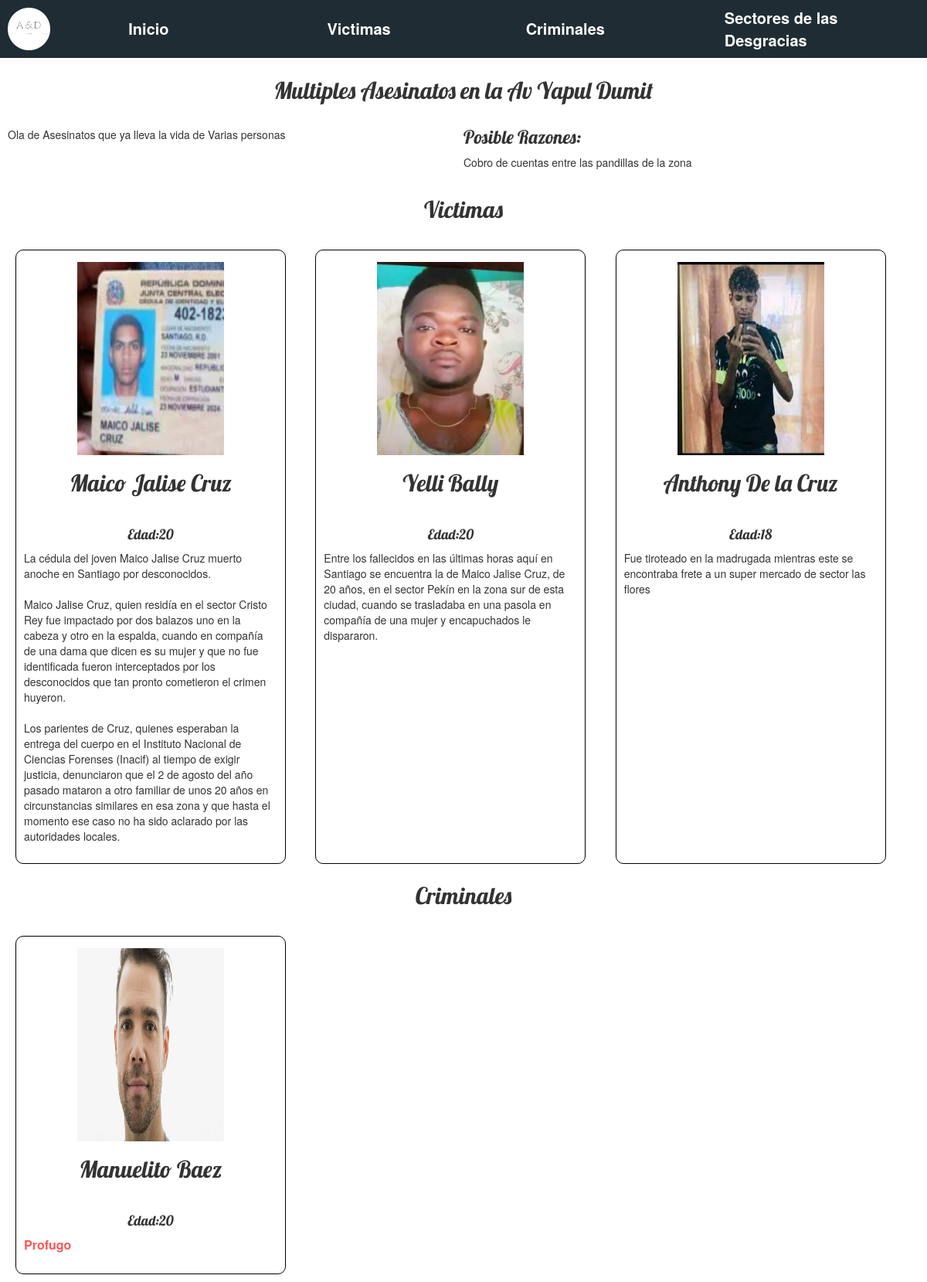
/Crimen/1/, run on the app's committed database.
### informes/models.py (models this page shows, shortened)
class crime(models.Model):
		class CrimeType(models.TextChoices):
			MURDERED = 'Asesinato', _('Asesinato')
			STOLE = 'Robo', _('Robo')
		id = models.AutoField(primary_key=True)
		title = models.CharField(max_length=200)
		crime_type = models.CharField(
        max_length = 10,
				choices = CrimeType.choices,
				default = CrimeType.MURDERED,
		)
		text = models.TextField()
		event_date = models.DateTimeField(default=timezone.now)
		reasons = models.TextField(blank=True)
		sector = models.ForeignKey(sector, on_delete=models.CASCADE)

class victim(models.Model):
		id_crimes = models.ForeignKey(crime, on_delete=models.CASCADE)
		victim = models.AutoField(primary_key=True)
		name = models.CharField(max_length=40)
		year = models.IntegerField()
		detail= models.TextField(blank=True)
		img = models.ImageField(blank=True, upload_to='images/')

class offender(models.Model):
		crimes= models.ForeignKey(crime, on_delete=models.CASCADE)
		offender = models.AutoField(primary_key=True)
		name = models.CharField(max_length=40)
		year = models.IntegerField()
		detail= models.TextField(blank=True)
		img = models.ImageField(blank=True, upload_to='images/')

### informes/views.py (the view)
# urls.py: path('Crimen/<int:pk>/', views.victims_Crimen, name='Crimen'),
def victims_Crimen(request, pk):
		Crimen = crime.objects.filter(id=pk).order_by('-event_date')
		Victima = victim.objects.filter(id_crimes=pk).order_by('-victim')
		Criminales = offender.objects.filter(crimes=pk).order_by('-offender')
		return render(request, 'blog/crimen.html', {'Crimenes': Crimen, "victimas": Victima, "Criminales": Criminales })

### informes/templates/blog/crimen.html
{% extends 'blog/base2.html' %}
{% block content %}
    {% for Crimen in Crimenes %}
			<h2>{{ Crimen.title }}</h2>
			<div class="Crimen_Detail">
				<p>{{ Crimen.text|linebreaksbr }}</p>
				{% if Crimen.reasons %}
					<div class="Resons">
							<h3>Posible Razones:</h3>
							<p>{{ Crimen.reasons }}</p>
					</div>
				{% endif %}
			</div>
			{% if victimas %}
				<h2>Victimas</h2>
				<div class="List-Details">
					{% for victima in victimas %}
						<div class="Victimas">
								<div class="info_general">
										<img id="Imagen" src="/media/{{ victima.img }}" alt="Articulo">
										<h2>{{ victima.name}}</h2>
										{% if victima.year %}
												<h4>Edad:{{ victima.year}}</h4>
										{% endif %}
								</div>
								<p>{{ victima.detail |linebreaksbr }}</p>
						</div>
					{% endfor %}
				</div>
			{% endif %}
			{% if Criminales %}
				<h2>Criminales</h2>
				<div class="List-Details">
					{% for Criminal in Criminales %}
						<div class="Victimas">
								<div class="info_general">
										<img id="Imagen" src="/media/{{ Criminal.img }}" alt="Articulo">
										<h2>{{ Criminal.name}}</h2>
										{% if Criminal.year %}
												<h4>Edad:{{ Criminal.year}}</h4>
										{% endif %}
								</div>
								<p class="detail">{{ Criminal.detail |linebreaksbr }}</p>
						</div>
					{% endfor %}
				</div>
			{% endif %}
    {% endfor %}
{% endblock %}

### informes/templates/blog/base2.html (shortened to what this page needs)
{% load static %}
<html>
    <head>
        <link rel="stylesheet" href="//maxcdn.bootstrapcdn.com/bootstrap/3.2.0/css/bootstrap.min.css">
        <link rel="stylesheet" href="//maxcdn.bootstrapcdn.com/bootstrap/3.2.0/css/bootstrap-theme.min.css">
        <link rel="stylesheet" href="{% static 'css/blog.css' %}">
    </head>
    <body>
        <nav>
			<ul>
				<img  src="/static/img/2logo.png">
				<li><a href="/">Inicio</a>
                </li>
				<li><a href="/victimas">Victimas</a></li>
                <li><a href="/criminales">Criminales</a></li>
				<li><a href="/sectores">Sectores de las Desgracias</a></li>
			</ul>
		</nav>
        <div class="Details">
            {% block content %}
            {% endblock %}
        </div>
    </body>
</html>

### informes/static/css/blog.css (style rules this page uses)
body { margin: 0px; scroll-behavior: smooth; overflow-y: scroll !important; }
nav { position: sticky; background-color: #202c33; border: none; border-bottom: #fff 1px solid; z-index: 99; padding: 0 10px; width: 100vw; }
nav ul { display: grid; grid-template-columns: 0.6fr repeat(4,1fr); list-style-type: none; margin: 0px; height: 75px; padding: 0; gap: 5px; align-items: center; }
nav ul li { position: relative; }
nav ul img { height: 55px; object-fit: cover; margin-right:5px; }
nav ul a { font-size: 20px; font-weight: bold; color: #ffffff; text-decoration: none; }
.List-Details { display: grid; grid-template-columns: repeat(auto-fill,minmax(min(25vw,500px),1fr)); gap:5px; padding: 5px 10px; }
.Details { padding: 5px 10px; text-align: center; }
.Details h2 { margin-bottom: 30px; }
.Crimen_Detail { display: grid; grid-template-columns: repeat(auto-fill,minmax(min(48vw,700px),1fr)); text-align: left; margin-bottom: 25px; }
.Crimen_Detail h3 { margin-top: 0px; margin-bottom: 10px; }
h1, h2, h3, h4 { font-family: 'Lobster', cursive; }
.Victimas { max-width: 350px; padding: 15px 10px; border-radius: 10px; border: 1px solid #000; text-align: left; }
.info_general { display: flex; flex-direction: column; align-items: center; justify-content: center; }
.Victimas .detail { font-size: 16px; font-weight: 600; color: rgb(255, 85, 85); }
.Victimas img { width: 190px; height: 250px; }

### data on the page
crime: title "Multiples Asesinatos en la Av Yapul Dumit", text "Ola de Asesinatos que ya lleva la vida de Varias personas", reasons "Cobro de cuentas entre las pandillas de la zona"
victim: img (picture), name "Maico Jalise Cruz", year "20", detail "La cédula del joven Maico Jalise Cruz muerto anoche en Santiago por desconocidos. Maico Jalise Cruz, quien residía en el sector Cristo Rey fue impactado por dos balazos uno en la cabeza y otro en la espalda, cuando en compañía de una dama que dicen es su mujer y que no fue identificada fueron interceptados por los desconocidos que tan pronto cometieron el crimen huyeron. Los parientes de Cruz, quienes esperaban la entrega del cuerpo en el Instituto Nacional de Ciencias Forenses (Inacif) al tiempo de exigir justicia, denunciaron que el 2 de agosto del año pasado mataron a otro familiar de unos 20 años en circunstancias similares en esa zona y que hasta el momento ese caso no ha sido aclarado…"
victim: img (picture), name "Yelli Bally", year "20", detail "Entre los fallecidos en las últimas horas aquí en Santiago se encuentra la de Maico Jalise Cruz, de 20 años, en el sector Pekín en la zona sur de esta ciudad, cuando se trasladaba en una pasola en compañía de una mujer y encapuchados le dispararon."
victim: img (picture), name "Anthony De la Cruz", year "18", detail "Fue tiroteado en la madrugada mientras este se encontraba frete a un super mercado de sector las flores"
offender: img (picture), name "Manuelito Baez", year "20", detail "Profugo"
